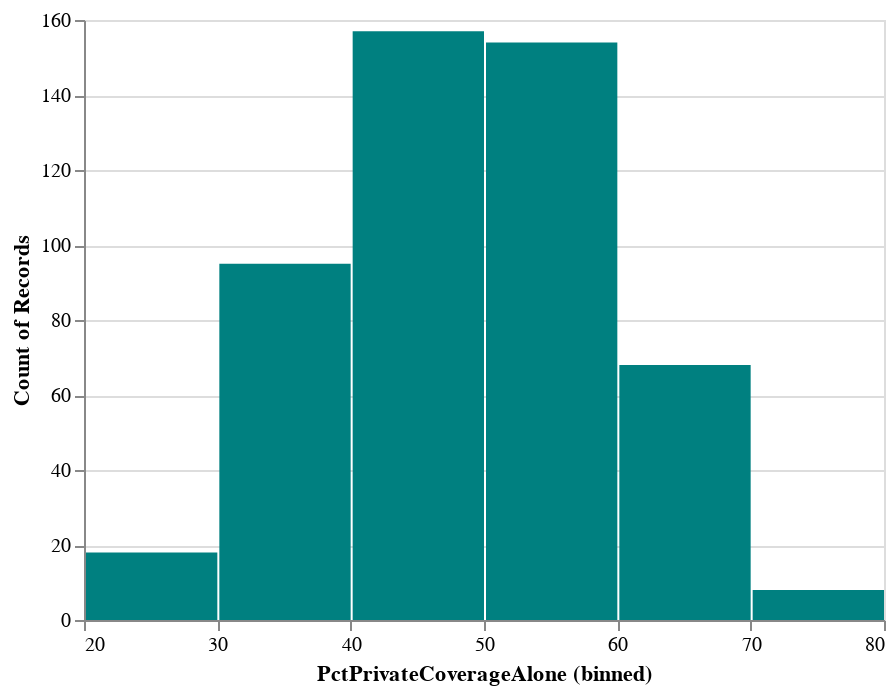

Notebook cell for this chart:
### Markdown cell above
**8.10 Checking for unusual value (negative or more than 100%) in 'PctPrivateCoverageAlone'**

### Code cell
hist_plot6 = alt.Chart(df_test).mark_bar(color='teal').encode(
    alt.X('PctPrivateCoverageAlone', bin=True),
    y='count()'
)

hist_plot6

### Figure 1 — Vega-Lite specification as saved in the notebook (floating-point values rounded to 4 significant figures; data arrays with more than 128 entries replaced by an {"elided": "..."} marker saying what was removed)
{"config": {"view": {"continuousWidth": 400, "continuousHeight": 300}}, "data": {"name": "data-bc3ee196f05353a4d4188600937b6ebe"}, "mark": {"type": "bar", "color": "teal"}, "encoding": {"x": {"bin": true, "field": "PctPrivateCoverageAlone", "type": "quantitative"}, "y": {"aggregate": "count", "type": "quantitative"}}, "$schema": "https://vega.github.io/schema/vega-lite/v4.17.0.json", "datasets": {"data-bc3ee196f05353a4d4188600937b6ebe": {"elided": "609 records"}}}
